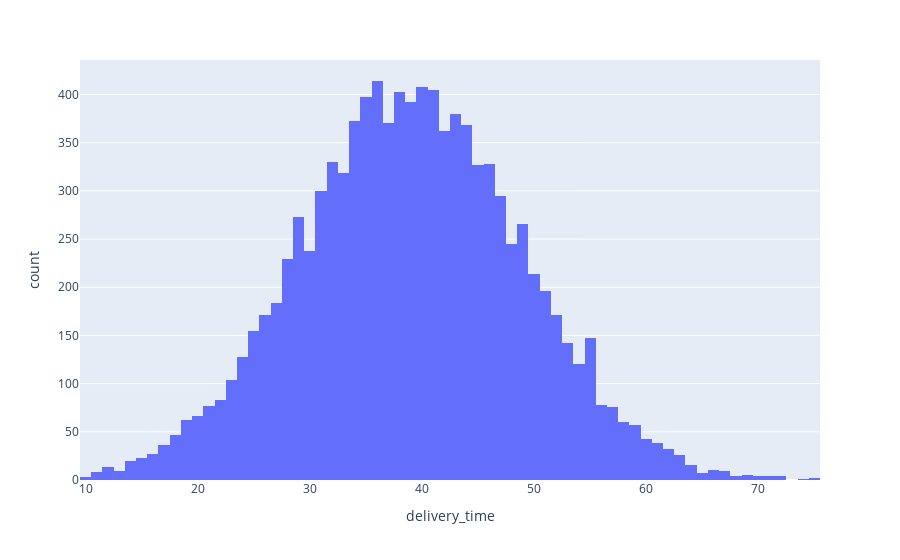

Notebook code for this chart:
### Markdown cell above
## 1. Гистрограммы распределения времени контрольной и тестовой групп

### Code cell
# тестовая группа
fig = px.histogram(df[df['experiment_group'] == 'test'], x="delivery_time")
fig.show()

### Figure 1 — Plotly figure (JSON) as saved in the notebook; plotly's stock layout.template omitted (floating-point values rounded to 4 significant figures; data arrays with more than 128 entries replaced by an {"elided": "..."} marker saying what was removed)
{"data": [{"alignmentgroup": "True", "bingroup": "x", "hovertemplate": "delivery_time=%{x}<br>count=%{y}<extra></extra>", "legendgroup": "", "marker": {"color": "#636efa", "pattern": {"shape": ""}}, "name": "", "offsetgroup": "", "orientation": "v", "showlegend": false, "type": "histogram", "x": {"elided": "10104 int values"}, "xaxis": "x", "yaxis": "y"}], "layout": {"autosize": true, "barmode": "relative", "legend": {"tracegroupgap": 0}, "margin": {"t": 60}, "xaxis": {"anchor": "y", "autorange": true, "domain": [0, 1], "range": [9.5, 75.5], "title": {"text": "delivery_time"}, "type": "linear"}, "yaxis": {"anchor": "x", "autorange": true, "domain": [0, 1], "range": [0, 435.8], "title": {"text": "count"}}}}
